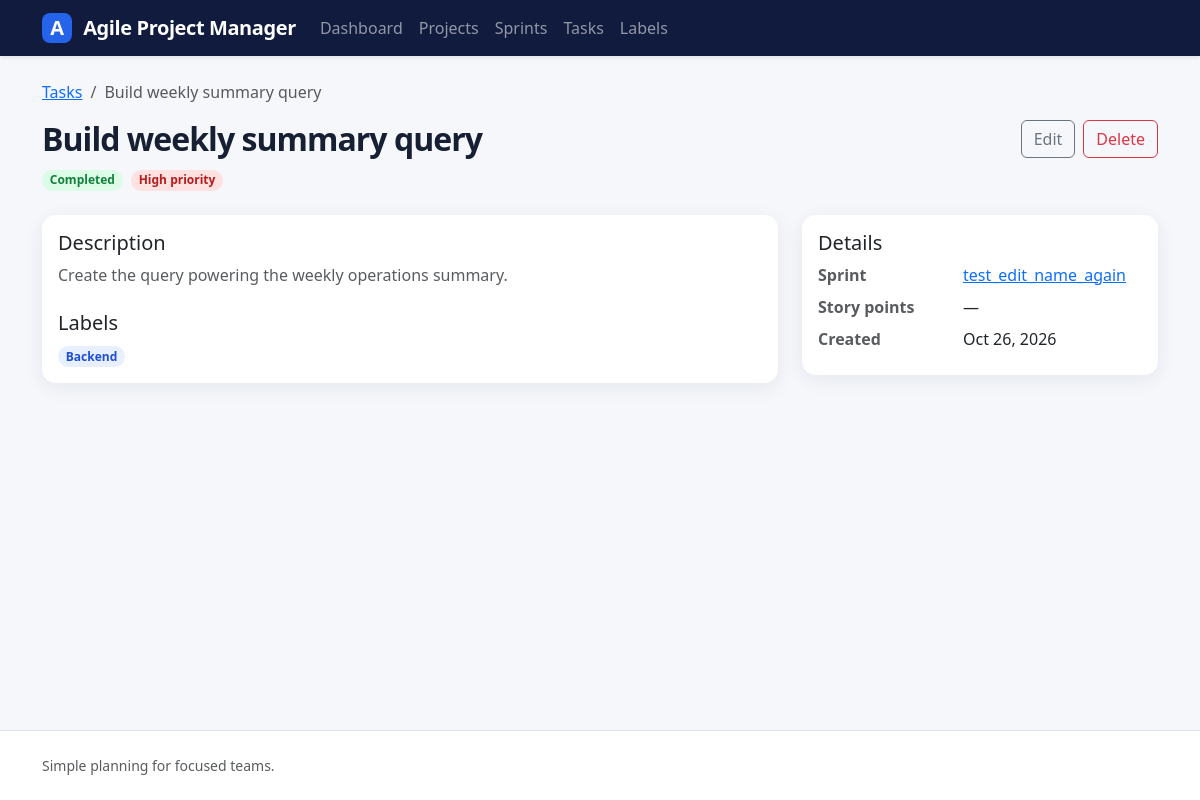
Page /tasks/10/ on the earlier database version.
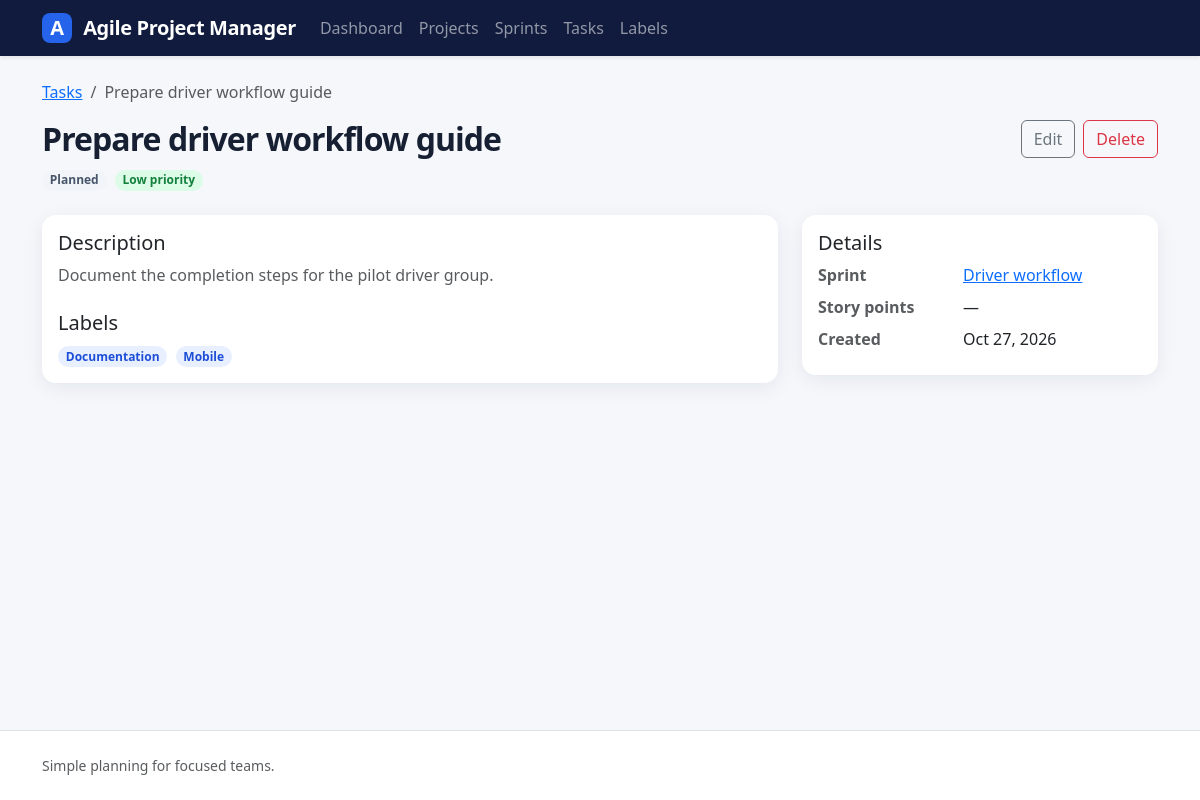
Same page on the later database version.
### tasks/models.py (models this page shows, shortened)
class Task(models.Model):
    class PriorityChoices(models.TextChoices):
        LOW = 'LOW'
        MEDIUM = 'MEDIUM'
        HIGH = 'HIGH'
    sprint = models.ForeignKey(Sprint, on_delete=models.CASCADE)
    title = models.CharField(
        max_length=100,
        validators=[MinLengthValidator(3)],
    )
    description = models.TextField(max_length=500)
    priority = models.CharField(choices=PriorityChoices.choices, max_length=10)
    status = models.CharField(choices=Sprint.StatusChoices.choices, max_length=10)
    created_at = models.DateTimeField(auto_now_add=True)
    updated_at = models.DateTimeField(auto_now=True)
    labels = models.ManyToManyField(Label)

class Label(models.Model):
    name = models.CharField(
        max_length=100,
        validators=[MinLengthValidator(3)],
    )
    color = models.CharField(max_length=10)

### sprints/models.py (models this page shows, shortened)
class Sprint(models.Model):
    class StatusChoices(models.TextChoices):
        PLANNED = 'planned', 'Planned'
        ACTIVE = 'active', 'Active'
        COMPLETED = 'completed', 'Completed'
    project = models.ForeignKey(Project, on_delete=models.CASCADE)
    name = models.CharField(
        max_length=100,
        validators=[MinLengthValidator(4)],
    )
    goal = models.CharField(max_length=100)
    start_date = models.DateField()
    end_date = models.DateField()
    status = models.CharField(choices=StatusChoices.choices, max_length=10)

### tasks/views.py (the view)
# urls.py: path('', TaskDetailView.as_view(), name='detail'),
class TaskDetailView(DetailView):
    model = Task
    template_name = 'tasks/task_detail.html'
    context_object_name = 'task'

### templates/tasks/task_detail.html
{% extends "base.html" %}
{% block content %}
    <nav aria-label="breadcrumb" class="mb-3">
        <ol class="breadcrumb">
            <li class="breadcrumb-item">
                <a href="{% url 'tasks:list' %}">
                    Tasks
                </a>
            </li>
            <li class="breadcrumb-item active">
                {{ task.title }}
            </li>
        </ol>
    </nav>
    <div class="page-header">
        <div>
            <h1 class="h2 mb-2">
                {{ task.title }}
            </h1>
            <span class="badge rounded-pill badge-status-{{ task.status }}">
                {{ task.get_status_display|default:task.status|title }}
            </span>
            <span class="badge rounded-pill priority-{{ task.priority|lower }} ms-1">
                {{ task.get_priority_display|default:task.priority|title }}
                priority
            </span>
        </div>
        <div class="d-flex gap-2">
            <a class="btn btn-outline-secondary" href="{% url 'tasks:update' task.pk %}">
                Edit
            </a>
            <a class="btn btn-outline-danger" href="{% url 'tasks:delete' task.pk %}">
                Delete
            </a>
        </div>
    </div>
    <div class="row g-4">
        <div class="col-lg-8">
            <div class="card h-100">
                <div class="card-body">
                    <h2 class="h5">
                        Description
                    </h2>
                    <p class="text-muted">
                        {{ task.description|default:"No description has been added yet."|linebreaksbr }}
                    </p>
                    <h2 class="h5 mt-4">
                        Labels
                    </h2>
                    {% for label in task.labels.all %}
                        <span class="badge rounded-pill badge-soft me-1">
                            {{ label.name }}
                        </span>
                    {% empty %}
                        <span class="text-muted">
                            No labels assigned.
                        </span>
                    {% endfor %}
                </div>
            </div>
        </div>
        <div class="col-lg-4">
            <div class="card">
                <div class="card-body">
                    <h2 class="h5">
                        Details
                    </h2>
                    <dl class="row mb-0">
                        <dt class="col-5 text-muted">
                            Sprint
                        </dt>
                        <dd class="col-7">
                            <a href="{% url 'sprints:detail' task.sprint.pk %}">
                                {{ task.sprint.name }}
                            </a>
                        </dd>
                        <dt class="col-5 text-muted">
                            Story points
                        </dt>
                        <dd class="col-7">
                            {{ task.story_points|default:"—" }}
                        </dd>
                        <dt class="col-5 text-muted">
                            Created
                        </dt>
                        <dd class="col-7">
                            {{ task.created_at|date:"M j, Y" }}
                        </dd>
                    </dl>
                </div>
            </div>
        </div>
    </div>
{% endblock %}

Differences in the rows shown:
no longer on this page (row unchanged): Label: name "Backend"
changed Task: title "Build weekly summary query" → "Prepare driver workflow guide"; status "Completed" → "Planned"; priority "High" → "Low"; description "Create the query powering the weekly operations summary." → "Document the completion steps for the pilot driver group."; sprint.name "test_edit_name_again" → "Driver workflow"; created_at "Oct 26, 2026" → "Oct 27, 2026"
added Label: name "Documentation"
now on this page (row edited): Label: name "Mobile"
